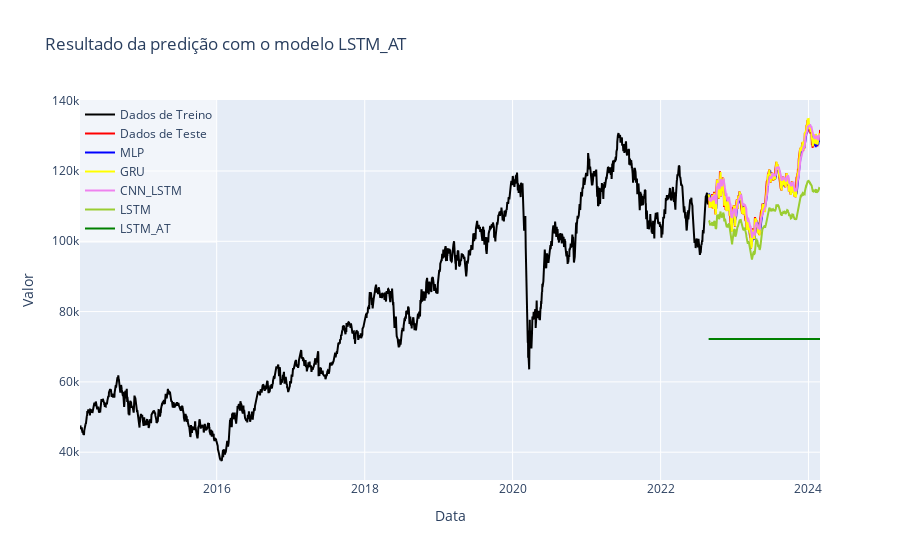

The notebook cell this image was saved under:
### Code cell
import plotly.graph_objects as go

# Cria um gráfico de linha usando o Plotly
fig = go.Figure()

# Adiciona os valores reais ao gráfico
#fig.add_trace(go.Scatter(x=T_test, y=y_test_real, mode='lines', name='Real', line=dict(color='red')))
fig.add_trace(go.Scatter(x=T_train, y=y_train_real, mode='lines',name="Dados de Treino",line=dict(color='black')))
fig.add_trace(go.Scatter(x=T_test, y=y_test_real, mode='lines', name="Dados de Teste", line=dict(color='red')))

# Adiciona os valores preditos ao gráfico
colors=['blue', 'yellow', 'violet', 'yellowgreen', 'green']
for i in range(predictions.shape[1]):
    fig.add_trace(go.Scatter(x=T_test, y=predictions[:,i], mode='lines', name=f'{list(trained_best_models.keys())[i]}', line=dict(color=colors[i])))

# Configura o layout do gráfico
fig.update_layout(
    title=f'Resultado da predição com o modelo {model_name}',
    xaxis_title='Data',
    yaxis_title='Valor',
    showlegend=True,
    legend=dict(x=0, y=1, bgcolor='rgba(255, 255, 255, 0.5)')
)

# Exibe o gráfico
fig.show()

### Figure 1 — Plotly figure (JSON) as saved in the notebook; plotly's stock layout.template omitted (floating-point values rounded to 4 significant figures; data arrays with more than 128 entries replaced by an {"elided": "..."} marker saying what was removed)
{"data": [{"line": {"color": "black"}, "mode": "lines", "name": "Dados de Treino", "type": "scatter", "x": {"elided": "2105 str values"}, "y": {"elided": "2105 int values"}}, {"line": {"color": "red"}, "mode": "lines", "name": "Dados de Teste", "type": "scatter", "x": {"elided": "373 str values"}, "y": {"elided": "373 int values"}}, {"line": {"color": "blue"}, "mode": "lines", "name": "MLP", "type": "scatter", "x": {"elided": "373 str values"}, "y": {"elided": "373 float values"}}, {"line": {"color": "yellow"}, "mode": "lines", "name": "GRU", "type": "scatter", "x": {"elided": "373 str values"}, "y": {"elided": "373 float values"}}, {"line": {"color": "violet"}, "mode": "lines", "name": "CNN_LSTM", "type": "scatter", "x": {"elided": "373 str values"}, "y": {"elided": "373 float values"}}, {"line": {"color": "yellowgreen"}, "mode": "lines", "name": "LSTM", "type": "scatter", "x": {"elided": "373 str values"}, "y": {"elided": "373 float values"}}, {"line": {"color": "green"}, "mode": "lines", "name": "LSTM_AT", "type": "scatter", "x": {"elided": "373 str values"}, "y": {"elided": "373 float values"}}], "layout": {"legend": {"bgcolor": "rgba(255, 255, 255, 0.5)", "x": 0, "y": 1}, "showlegend": true, "title": {"text": "Resultado da predição com o modelo LSTM_AT"}, "xaxis": {"title": {"text": "Data"}}, "yaxis": {"title": {"text": "Valor"}}}}
